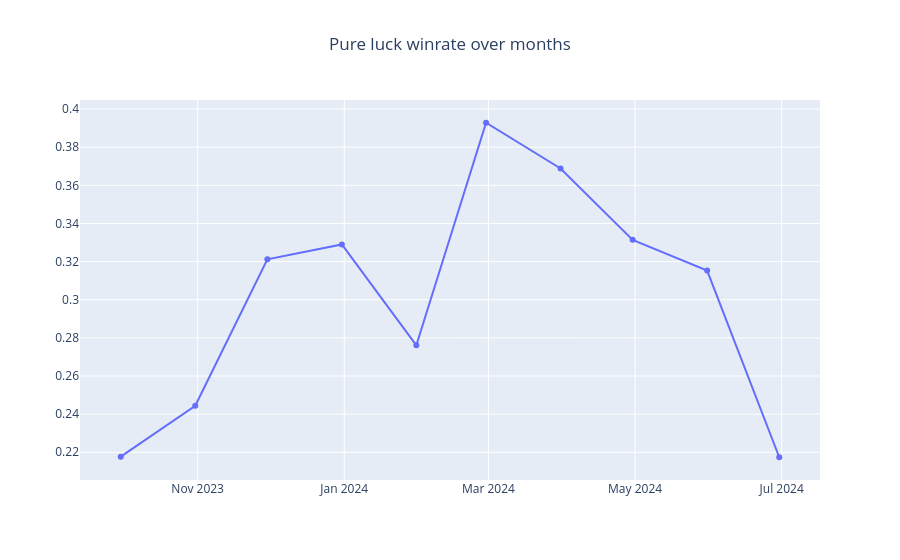

This figure's notebook cell:
### Markdown cell above
#### Pure luck analysis

Let's start by showing pure luck over months

### Code cell
print_graph(results_winrate, [EVENT_LUCK_NAME], "Pure luck winrate over months")

### Figure 1 — Plotly figure (JSON) as saved in the notebook; plotly's stock layout.template omitted (floating-point values rounded to 4 significant figures)
{"data": [{"mode": "lines+markers", "name": "event_luck", "text": ["0.2177", "0.2444", "0.3212", "0.329", "0.2761", "0.3928", "0.3688", "0.3314", "0.3153", "0.2174"], "textposition": "top center", "type": "scatter", "x": ["2023-09-30T00:00:00", "2023-10-31T00:00:00", "2023-11-30T00:00:00", "2023-12-31T00:00:00", "2024-01-31T00:00:00", "2024-02-29T00:00:00", "2024-03-31T00:00:00", "2024-04-30T00:00:00", "2024-05-31T00:00:00", "2024-06-30T00:00:00"], "y": [0.2177, 0.2444, 0.3212, 0.329, 0.2761, 0.3928, 0.3688, 0.3314, 0.3153, 0.2174]}], "layout": {"title": {"text": "Pure luck winrate over months", "x": 0.5}}}
